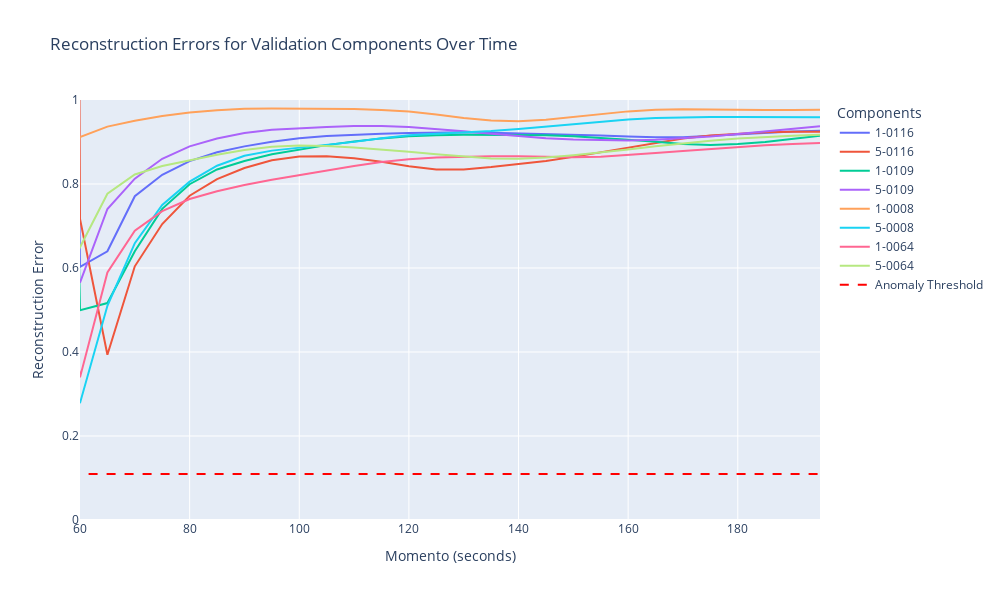

This figure's notebook cell:
### Code cell
import plotly.graph_objects as go

labels = defective_columns + normal_control_columns  # your 8 real validation columns

fig = go.Figure()

# Plot each error line
for i in range(focused_errors.shape[1]):
    fig.add_trace(go.Scatter(
        x=window_momentos,
        y=focused_errors[:, i],
        mode='lines',
        name=labels[i]
    ))

# Add anomaly threshold line
fig.add_trace(go.Scatter(
    x=window_momentos,
    y=[threshold] * len(window_momentos),
    mode='lines',
    name='Anomaly Threshold',
    line=dict(color='red', dash='dash')
))

# Customize layout
fig.update_layout(
    title="Reconstruction Errors for Validation Components Over Time",
    xaxis_title="Momento (seconds)",
    yaxis_title="Reconstruction Error",
    height=600,
    width=1000,
    legend_title="Components",
    hovermode="x unified",
    xaxis=dict(range=[60, max(window_momentos)]),  # <-- This line sets x-axis starting at 60
    yaxis=dict(range=[0, 1])  # <-- Set y-axis from 0 to 1
)

fig.show()
